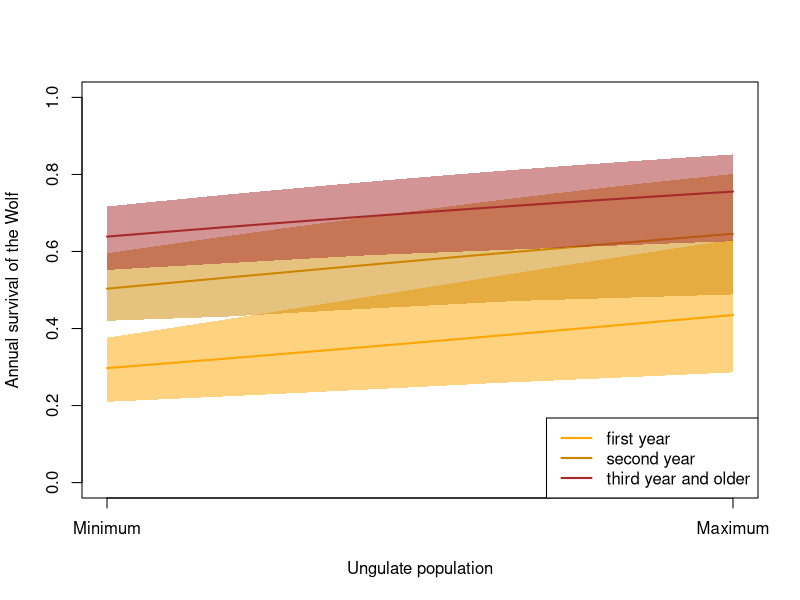
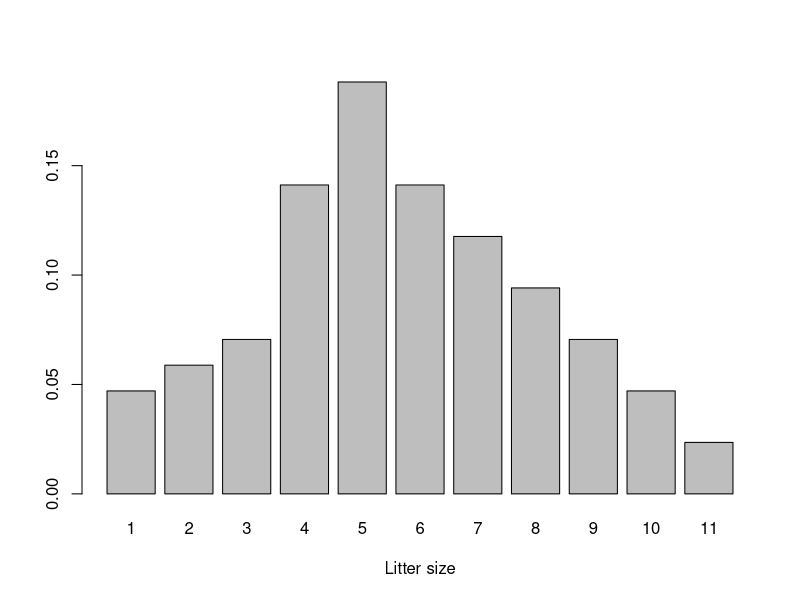
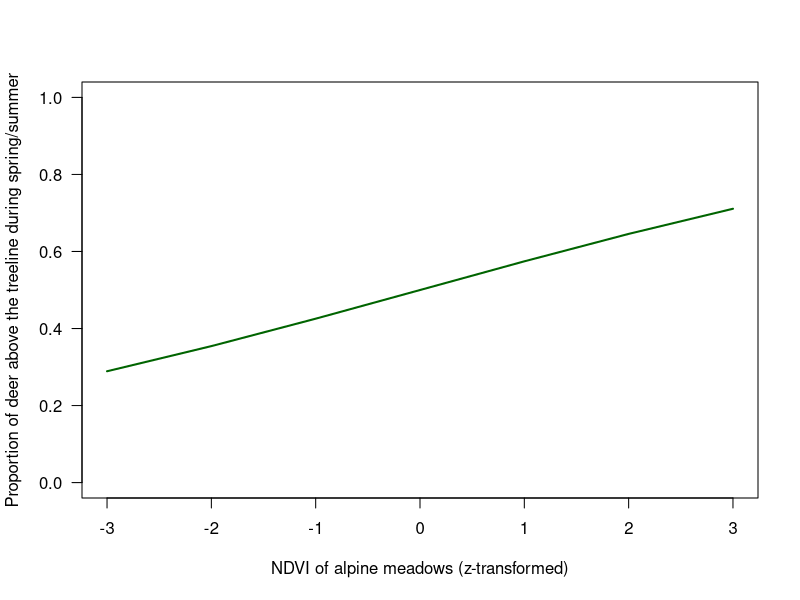
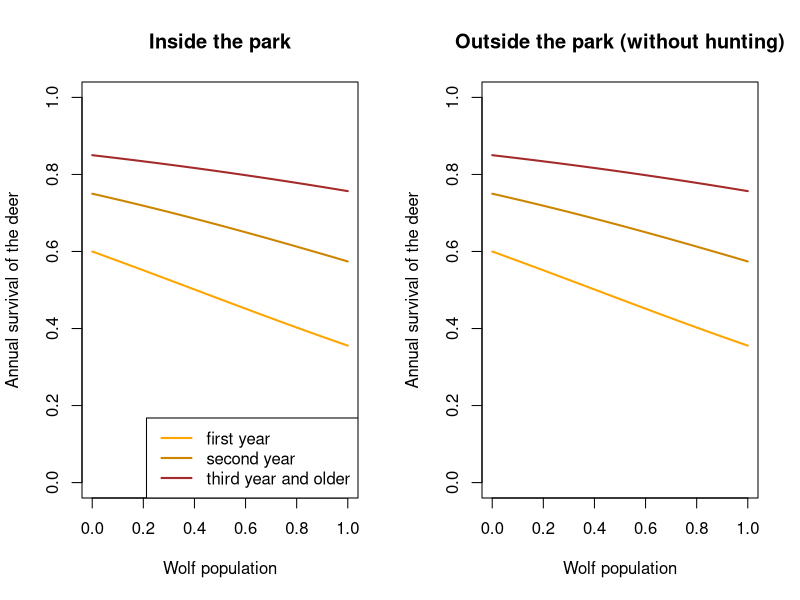
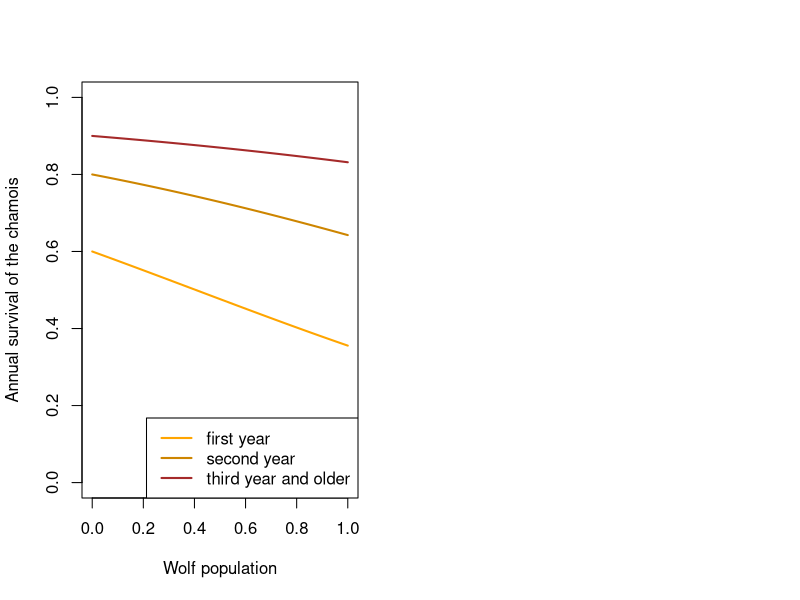
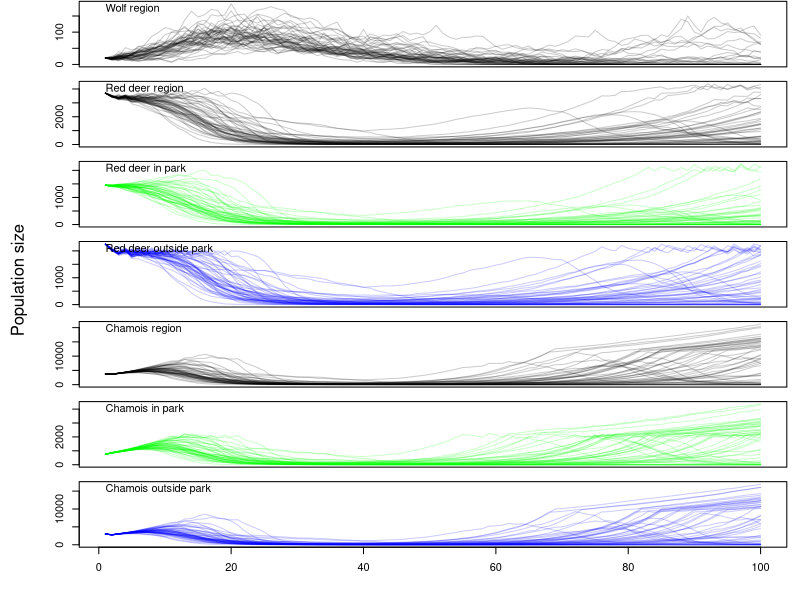

Reproduce these figures in R, in order.
## ---- chunk 1

library(MASS)
library(scales)

## ---- chunk 2
TT <- 100 # number of years to run the model
nsim <- 50 # number of Monte Carlo iterations
## ---- chunk 3

envNDVI <- rnorm(TT)

## ---- chunk 4

FUNwolfS1 <- function(x, sdInt=0.2, sdslope=0.2, corpars=0.8){
  # x = normalised ungulate density (0 = minimal, 1 = maximal)
  # corpars = correlation between intercept and slope
  Sigma <- matrix(c(sdInt^2, sdInt*sdslope*corpars, sdInt*sdslope*corpars, sdslope^2), nrow=2)
  pars <- mvrnorm(n = 1, mu = c(-0.9,0.6), Sigma = Sigma)
  plogis(pars[1] + pars[2]*x)  
}

FUNwolfS2 <- function(x, sdInt=0.2, sdslope=0.2, corpars=0.8){
  Sigma <- matrix(c(sdInt^2, sdInt*sdslope*corpars, sdInt*sdslope*corpars, sdslope^2), nrow=2)
  pars <- mvrnorm(n = 1, mu = c(0,0.6), Sigma = Sigma)
  plogis(pars[1] + pars[2]*x)
}

FUNwolfS3plus <- function(x, sdInt=0.2, sdslope=0.2, corpars=0.8){ 
  Sigma <- matrix(c(sdInt^2, sdInt*sdslope*corpars, sdInt*sdslope*corpars, sdslope^2), nrow=2)
  pars <- mvrnorm(n = 1, mu = c(0.6,0.6), Sigma = Sigma)
    plogis(pars[1] + pars[2]*x)
}

x <- seq(0, 1, length=100)  # 0 = no ungulates, 1 =maximum number of ungulates
y1 <- matrix(NA, ncol=nsim, nrow=length(x))
y2 <- matrix(NA, ncol=nsim, nrow=length(x))
y3 <- matrix(NA, ncol=nsim, nrow=length(x))
for(i in 1:nsim){
  y1[,i] <- FUNwolfS1(x)
  y2[,i] <- FUNwolfS2(x)
  y3[,i] <- FUNwolfS3plus(x)
}

y1mean <- apply(y1, 1, mean)
y1lwr <- apply(y1, 1, quantile, probs=0.025)
y1upr <- apply(y1, 1, quantile, probs=0.975)


y2mean <- apply(y2, 1, mean)
y2lwr <- apply(y2, 1, quantile, probs=0.025)
y2upr <- apply(y2, 1, quantile, probs=0.975)

y3mean <- apply(y3, 1, mean)
y3lwr <- apply(y3, 1, quantile, probs=0.025)
y3upr <- apply(y3, 1, quantile, probs=0.975)

plot(x, y1[,1], type="n", lwd=2, col="orange", xlab="Ungulate population", ylab="Annual survival of the Wolf", ylim=c(0,1), xaxt="n")
axis(1, at=c(0,1), labels=c("Minimum", "Maximum"))
polygon(c(x, rev(x)), c(y1lwr, rev(y1upr)), border=NA, col=alpha("orange", 0.5))
lines(x, y1mean, col="orange", lwd=2)
polygon(c(x, rev(x)), c(y2lwr, rev(y2upr)), border=NA, col=alpha("orange3", 0.5))
lines(x, y2mean, col="orange3", lwd=2)
polygon(c(x, rev(x)), c(y3lwr, rev(y3upr)), border=NA, col=alpha("brown", 0.5))
lines(x, y3mean, col="brown", lwd=2)

legend("bottomright", lwd=2, col=c("orange", "orange3", "brown"), legend=c("first year", "second year", "third year and older"))

  
## ---- chunk 5

littersize <- 1:11
problittersize0 <- c(2, 2.5, 3,6,8,6,5,4,3,2,1)
problittersize <- problittersize0/sum(problittersize0)

barplot(problittersize, names=littersize, xlab="Litter size")


FUNwolfnpups <- function(nfemalesW){
  litters <- sample(1:11, prob=problittersize, size=nfemalesW, replace=TRUE)
  return(sum(litters))
}

## ---- chunk 6
wolfmaxN <- 30  # is used in the model to normalise the effect of wolf in the ecosystem

ungulatesmaxN <- 10000 # is used in the model to normalise the effect of ungulates on the wolf

## ---- chunk 7
# proportion of deer that are above the treeline during summer 
# the number of deeer above the treeline is competing with chamois
FUNdeerpropSuhigh <- function(ndvi){
  # standardised ndvi (mean 0, sd 1)
 return(plogis(0.3*ndvi))
}


FUNdeerpropHuIn <- function(){
  # we assume that 20% of the outside population move into the park during hunting
 return(0.2)
}

x <- seq(-3,3)
plot(x, FUNdeerpropSuhigh(x), type="l", lwd=2, col="darkgreen", ylim=c(0,1), 
     xlab="NDVI of alpine meadows (z-transformed)", las=1, ylab="Proportion of deer above the treeline during spring/summer")

## ---- chunk 8
# expected population growth rate; trying out demographic parameters that produce plausible growth 
S1 <- 0.6
S2 <- 0.75
S3plus <- 0.85
f <- 1.1
deerLeslie <- matrix(c(0,f/2*S1,f/2*S1,f/2*S1,
                       S1, 0,0,0,
                       0,S2,0,0,
                       0,0,S3plus,S3plus), ncol=4, nrow=4, byrow=TRUE)
max(Re(eigen(deerLeslie)$values))
## ---- chunk 9
# x = wolf population (normalised, 0-1), 
# propindiet = proportion of deer in wolf diet
FUNdeerInS1 <- function(x, propindiet=1) plogis(qlogis(0.6)-1*x*propindiet)
FUNdeerInS2 <- function(x, propindiet=1) plogis(qlogis(0.75)-0.8*x*propindiet)
FUNdeerInS3plus <- function(x, propindiet=1) plogis(qlogis(0.85)-0.6*x*propindiet)

FUNdeerOutS1 <- function(x, propindiet=1) plogis(qlogis(0.6)-1*x*propindiet)
FUNdeerOutS2 <- function(x, propindiet=1) plogis(qlogis(0.75)-0.8*x*propindiet)
FUNdeerOutS3plus <- function(x, propindiet=1) plogis(qlogis(0.85)-0.6*x*propindiet)

x <- seq(0, 1, length=100)  # 0 = no ungulates, 1 =maximum number of ungulates
y1 <- FUNdeerInS1(x)
y2 <- FUNdeerInS2(x) # first year survival
y3 <- FUNdeerInS3plus(x)
  
par(mfrow=c(1,2))
plot(x, y1, type="l", lwd=2, col="orange", xlab="Wolf population", ylab="Annual survival of the deer",
     ylim=c(0,1), main="Inside the park")
lines(x, y2, lwd=2, col="orange3")
lines(x, y3, lwd=2, col="brown")

legend("bottomright", lwd=2, col=c("orange", "orange3", "brown"), legend=c("first year", "second year", "third year and older"))

y1 <- FUNdeerOutS1(x)
y2 <- FUNdeerOutS2(x) # first year survival
y3 <- FUNdeerOutS3plus(x)

plot(x, y1, type="l", lwd=2, col="orange", xlab="Wolf population", ylab="Annual survival of the deer",
     ylim=c(0,1), main="Outside the park (without hunting)")
lines(x, y2, lwd=2, col="orange3")
lines(x, y3, lwd=2, col="brown")

  
## ---- chunk 10
FUNdeerncalves <- function(nrfemales, npop, capacity=2000){
  nryoung <- sample(c(0,1,2), prob=c(0.05,0.85,0.1), size=nrfemales, replace=TRUE)
 if(npop>capacity) nryoung <- sample(c(0,1,2), prob=c(0.5,0.5,0), size=nrfemales, replace=TRUE)
 return(sum(nryoung))
  }

## ---- chunk 11
# expected population growth rate; trying out demographic parameters that produce plausible growth 
S1 <- 0.6
S2 <- 0.8
S3plus <- 0.9
f <- 0.9
deerLeslie <- matrix(c(0,f/2*S1,f/2*S1,f/2*S1,
                       S1, 0,0,0,
                       0,S2,0,0,
                       0,0,S3plus,S3plus), ncol=4, nrow=4, byrow=TRUE)
max(Re(eigen(deerLeslie)$values))
## ---- chunk 12
# x = wolf population (normalised, 0-1), 
# propindiet = proportion of chamois in wolf diet
FUNchamoisS1 <- function(x, propindiet=1) plogis(qlogis(S1)-1*x*propindiet)
FUNchamoisS2 <- function(x, propindiet=1) plogis(qlogis(S2)-0.8*x*propindiet)
FUNchamoisS3plus <- function(x, propindiet=1) plogis(qlogis(S3plus)-0.6*x*propindiet)

x <- seq(0, 1, length=100)  # 0 = no ungulates, 1 =maximum number of ungulates
y1 <- FUNchamoisS1(x)
y2 <- FUNchamoisS2(x) # first year survival
y3 <- FUNchamoisS3plus(x)
  
plot(x, y1, type="l", lwd=2, col="orange", xlab="Wolf population", ylab="Annual survival of the chamois",
     ylim=c(0,1))
lines(x, y2, lwd=2, col="orange3")
lines(x, y3, lwd=2, col="brown")

legend("bottomright", lwd=2, col=c("orange", "orange3", "brown"), legend=c("first year", "second year", "third year and older"))
  
## ---- chunk 13
FUNchamoisncalves <- function(nrfemales, npop, capacity=2000){
  nryoung <- sample(c(0,1,2,3), prob=c(0.05,0.8,0.1,0.05), size=nrfemales, replace=TRUE)
  if(npop>capacity) nryoung <- sample(c(0,1,2,3), prob=c(0.5,0.5,0,0), size=nrfemales, replace=TRUE)
  return(sum(nryoung))
  }

## ---- chunk 14
wolfN1 <- matrix(nrow=TT, ncol=nsim)
wolfN2 <- matrix(nrow=TT, ncol=nsim)
wolfN3plus <- matrix(nrow=TT, ncol=nsim)
wolfN <- matrix(nrow=TT, ncol=nsim)
wolfP <- matrix(nrow=TT, ncol=nsim)

deerInN1 <- matrix(nrow=TT, ncol=nsim)
deerInN2 <- matrix(nrow=TT, ncol=nsim)
deerInN3plus <- matrix(nrow=TT, ncol=nsim)
deerOutN1 <- matrix(nrow=TT, ncol=nsim)
deerOutN2 <- matrix(nrow=TT, ncol=nsim)
deerOutN3plus <- matrix(nrow=TT, ncol=nsim)
deerInN <- matrix(nrow=TT, ncol=nsim)
deerOutN <- matrix(nrow=TT, ncol=nsim)
deerN <- matrix(nrow=TT, ncol=nsim)
deerpropIn <- matrix(nrow=TT, ncol=nsim) # proportion of deer from outside that move into the SNP during hunting


chamoisInN1 <- matrix(nrow=TT, ncol=nsim)
chamoisInN2 <- matrix(nrow=TT, ncol=nsim)
chamoisInN3plus <- matrix(nrow=TT, ncol=nsim)
chamoisInN <- matrix(nrow=TT, ncol=nsim)
chamoisOutN1 <- matrix(nrow=TT, ncol=nsim)
chamoisOutN2 <- matrix(nrow=TT, ncol=nsim)
chamoisOutN3plus <- matrix(nrow=TT, ncol=nsim)
chamoisOutN <- matrix(nrow=TT, ncol=nsim)
chamoisN <- matrix(nrow=TT, ncol=nsim)


for(r in 1:nsim){
# starting populations
  wolfN1[1,r] <- 7
  wolfN2[1,r] <- 4
  wolfN3plus[1,r] <- 9
  wolfN[1, r] <- wolfN1[1,r] + wolfN2[1,r] +wolfN3plus[1,r]
  wolfP[1,r] <- 1
  deerInN1[1,r] <- 300
  deerInN2[1,r] <- 150
  deerInN3plus[1,r] <- 1000
  deerInN[1, r] <- deerInN1[1,r] + deerInN2[1,r] +deerInN3plus[1,r]
  
  deerOutN1[1,r] <- 500
  deerOutN2[1,r] <- 250
  deerOutN3plus[1,r] <- 1500
  deerOutN[1, r] <- deerOutN1[1,r] + deerOutN2[1,r] +deerOutN3plus[1,r]
  deerN[1,r] <- deerInN[1,r] + deerOutN[1,r]
  
  chamoisInN1[1,r] <- 100
  chamoisInN2[1,r] <- 50
  chamoisInN3plus[1,r] <- 600
  chamoisInN[1, r] <- chamoisInN1[1,r] + chamoisInN2[1,r] +chamoisInN3plus[1,r]
  chamoisOutN1[1,r] <- 400
  chamoisOutN2[1,r] <- 200
  chamoisOutN3plus[1,r] <- 2400
  chamoisOutN[1, r] <- chamoisOutN1[1,r] + chamoisOutN2[1,r] +chamoisOutN3plus[1,r]
  chamoisN[1, r] <- chamoisInN[1,r] + chamoisOutN[1,r]
  
  
  for(t in 2:TT){
    
  # Wolf 
  wolfnrepfemales <- min(c(wolfN3plus[t-1,r]/2, wolfP[t-1,r]*2), na.rm=TRUE) # number of reproducing females
  wolfnpups <- FUNwolfnpups(wolfnrepfemales) 
  wolfS1 <- FUNwolfS1((deerN[t-1,r]+chamoisN[t-1,r])/ungulatesmaxN)
  wolfS2 <- FUNwolfS2((deerN[t-1,r]+chamoisN[t-1,r])/ungulatesmaxN)
  wolfS3plus <- FUNwolfS3plus((deerN[t-1,r]+chamoisN[t-1,r])/ungulatesmaxN)
  
  wolfN1[t,r] <- rbinom(1, size=wolfnpups, prob=wolfS1)
  wolfN2[t,r] <- rbinom(1, size=wolfN1[t-1,r], prob=wolfS2)
  wolfN3plus[t,r] <- rbinom(1, size=wolfN2[t-1,r]+wolfN3plus[t-1,r], prob=wolfS3plus)
  wolfN[t, r] <- wolfN1[t,r] + wolfN2[t,r] +wolfN3plus[t,r]
  
  
  # Red deer
  deerInnrepfemales <- round((deerInN2[t-1,r]+deerInN3plus[t-1,r])/2) # number of reproducing females
  deerOutnrepfemales <- round((deerOutN2[t-1,r]+deerOutN3plus[t-1,r])/2) # number of reproducing females
  deerInncalves <- FUNdeerncalves(deerInnrepfemales, npop=deerInN[t-1,r], capacity=2000)
  deerOutncalves <- FUNdeerncalves(deerOutnrepfemales, npop=deerOutN[t-1,r], capacity=2000)
  
  propdeerInindiet <- deerInN[t-1,r]/(deerInN[t-1,r]+chamoisInN[t-1,r])
  if(is.na(propdeerInindiet)) propdeerInindiet <- 0
  propdeerOutindiet <- deerOutN[t-1,r]/(deerOutN[t-1,r]+chamoisOutN[t-1,r])
  if(is.na(propdeerOutindiet)) propdeerOutindiet <- 0
  
  deerInS1 <- FUNdeerInS1(wolfN[t-1,r]/wolfmaxN, propindiet=propdeerInindiet)
  deerInS2 <- FUNdeerInS2(wolfN[t-1,r]/wolfmaxN, propindiet=propdeerInindiet)
  deerInS3plus <- FUNdeerInS3plus(wolfN[t-1,r]/wolfmaxN, propindiet=propdeerInindiet)
  
  deerOutS1 <- FUNdeerInS1(wolfN[t-1,r]/wolfmaxN, propindiet=propdeerOutindiet)
  deerOutS2 <- FUNdeerInS2(wolfN[t-1,r]/wolfmaxN, propindiet=propdeerOutindiet)
  deerOutS3plus <- FUNdeerInS3plus(wolfN[t-1,r]/wolfmaxN, propindiet=propdeerOutindiet)
  
  
  deerInN1[t,r] <- rbinom(1, size=deerInncalves, prob=deerInS1)
  deerInN2[t,r] <- rbinom(1, size=deerInN1[t-1,r], prob=deerInS2)
  deerInN3plus[t,r] <- rbinom(1, size=deerInN2[t-1,r]+deerInN3plus[t-1,r], prob=deerInS3plus)
  deerInN[t, r] <- deerInN1[t,r] + deerInN2[t,r] +deerInN3plus[t,r]

  deerOutN1[t,r] <- rbinom(1, size=deerOutncalves, prob=deerOutS1)
  deerOutN2[t,r] <- rbinom(1, size=deerOutN1[t-1,r], prob=deerOutS2)
  deerOutN3plus[t,r] <- rbinom(1, size=deerOutN2[t-1,r]+deerOutN3plus[t-1,r], prob=deerOutS3plus)
  deerOutN[t, r] <- deerOutN1[t,r] + deerOutN2[t,r] +deerOutN3plus[t,r]
  deerN[t, r] <- deerInN[t,r] + deerOutN[t,r]
    
  # Chamois
  chamoisInnrepfemales <- round((chamoisInN2[t-1,r]+chamoisInN3plus[t-1,r])/2) # number of reproducing females
  chamoisInncalves <- FUNchamoisncalves(chamoisInnrepfemales, npop=chamoisInN[t-1,r], capacity=2000)
  chamoisOutnrepfemales <- round((chamoisOutN2[t-1,r]+chamoisOutN3plus[t-1,r])/2) # number of reproducing females
  chamoisOutncalves <- FUNchamoisncalves(chamoisOutnrepfemales, npop=chamoisOutN[t-1,r], capacity=8000)
  
  propchamoisInindiet <- chamoisInN[t-1,r]/(deerInN[t-1,r]+chamoisInN[t-1,r])
  if(is.na(propchamoisInindiet)) propchamoisInindiet <- 0
  propchamoisOutindiet <- chamoisOutN[t-1,r]/(deerOutN[t-1,r]+chamoisOutN[t-1,r])
  if(is.na(propchamoisOutindiet)) propchamoisOutindiet <- 0

  chamoisInS1 <- FUNchamoisS1(wolfN[t-1,r]/wolfmaxN, propindiet=propchamoisInindiet)
  chamoisInS2 <- FUNchamoisS2(wolfN[t-1,r]/wolfmaxN, propindiet=propchamoisInindiet)
  chamoisInS3plus <- FUNchamoisS3plus(wolfN[t-1,r]/wolfmaxN, propindiet=propchamoisInindiet)

  chamoisOutS1 <- FUNchamoisS1(wolfN[t-1,r]/wolfmaxN, propindiet=propchamoisOutindiet)
  chamoisOutS2 <- FUNchamoisS2(wolfN[t-1,r]/wolfmaxN, propindiet=propchamoisOutindiet)
  chamoisOutS3plus <- FUNchamoisS3plus(wolfN[t-1,r]/wolfmaxN, propindiet=propchamoisOutindiet)
  
  chamoisInN1[t,r] <- rbinom(1, size=chamoisInncalves, prob=chamoisInS1)
  chamoisInN2[t,r] <- rbinom(1, size=chamoisInN1[t-1,r], prob=chamoisInS2)
  chamoisInN3plus[t,r] <- rbinom(1, size=chamoisInN2[t-1,r]+chamoisInN3plus[t-1,r], prob=chamoisInS3plus)
  chamoisInN[t, r] <- chamoisInN1[t,r] + chamoisInN2[t,r] +chamoisInN3plus[t,r]
  
  chamoisOutN1[t,r] <- rbinom(1, size=chamoisOutncalves, prob=chamoisOutS1)
  chamoisOutN2[t,r] <- rbinom(1, size=chamoisOutN1[t-1,r], prob=chamoisOutS2)
  chamoisOutN3plus[t,r] <- rbinom(1, size=chamoisOutN2[t-1,r]+chamoisOutN3plus[t-1,r], prob=chamoisOutS3plus)
  chamoisOutN[t, r] <- chamoisInN1[t,r] + chamoisOutN2[t,r] +chamoisOutN3plus[t,r]
  chamoisN[t, r] <- chamoisInN[t,r] + chamoisOutN[t,r]
  } # close t
} # close r

## ---- chunk 15

par(mfrow=c(7,1), mar=c(1,4,0.1,1), oma=c(3,2,0,0))
plot(1:TT, seq(0, max(wolfN), length=TT), type="n", xlab=NA, ylab=NA, xaxt="n")
for(i in 1:nsim) lines(1:TT, wolfN[,i], col=rgb(0,0,0,0.2))
text(1,max(wolfN), adj=c(0,1) , labels="Wolf region")
mtext("Population size",side=2, line=0, outer=TRUE)


plot(1:TT, seq(0,max(deerN), length=TT), type="n", xlab="year", ylab="", xaxt="n")
for(i in 1:nsim) lines(1:TT, deerN[,i], col=rgb(0,0,0,0.2), xaxt="n")
text(1,max(deerN), adj=c(0,1) , labels="Red deer region")

plot(1:TT, seq(0,max(deerInN), length=TT), type="n", xlab="year", ylab="", xaxt="n")
for(i in 1:nsim) lines(1:TT, deerInN[,i], col=rgb(0,1,0,0.2), xaxt="n")
text(1,max(deerInN), adj=c(0,1) , labels="Red deer in park")


plot(1:TT, seq(0,max(deerOutN), length=TT), type="n", xlab="year", ylab="", xaxt="n")
for(i in 1:nsim) lines(1:TT, deerOutN[,i], col=rgb(0,0,1,0.2), xaxt="n")
text(1,max(deerOutN), adj=c(0,1) , labels="Red deer outside park")


plot(1:TT, seq(0,max(chamoisN), length=TT), type="n", xlab="year", ylab="", xaxt="n")
for(i in 1:nsim) lines(1:TT, chamoisN[,i], col=rgb(0,0,0,0.2))
text(1,max(chamoisN), adj=c(0,1) , labels="Chamois region")


plot(1:TT, seq(0,max(chamoisInN), length=TT), type="n", xlab="year", ylab="", xaxt="n")
for(i in 1:nsim) lines(1:TT, chamoisInN[,i], col=rgb(0,1,0,0.2))
text(1,max(chamoisInN), adj=c(0,1) , labels="Chamois in park")

plot(1:TT, seq(0,max(chamoisOutN), length=TT), type="n", xlab="year", ylab="")
for(i in 1:nsim) lines(1:TT, chamoisOutN[,i], col=rgb(0,0,1,0.2))
text(1,max(chamoisOutN), adj=c(0,1) , labels="Chamois outside park")
